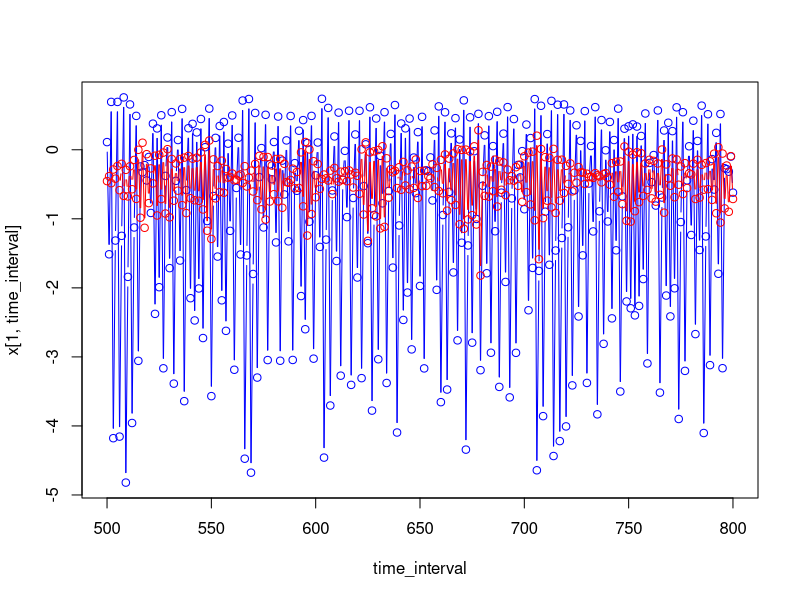

This chart was generated by the following R code:
### FB 24/04/2019 -- Dominant lyapunov exponent code, following Dennis et al. 2001
### [Dennis, B., Desharnais, R. A., Cushing, J. M., Henson, S. M., & Costantino, R. F. (2001). Estimating chaos and complex dynamics in an insect population. Ecological Monographs, 71(2), 277-303.]
### Computes Lyapunov exponents for our stochastic two-species competition model

### In that case, the Jacobian is calculated on the log-scale so the model output should be on the logscale too

rm(list=ls())
graphics.off()

# Parameters
r = c(3,2.1) #max growth rate  
a = matrix(c(-4,-0,-0,-3.1),2,2,byrow=TRUE) #interaction parameters
sigma = 0.1 #Note: we have sigma=0.1 and not sigma^2 which is 0.01

### 1. Simulation of the model for a long time
tmax = 10000
x=matrix(0,nrow=2,ncol=tmax)

x[,1] = c(0,0.1)

for (t in 1:(tmax-1)){
  x[,t+1] = x[,t] + r + a %*% exp(x[,t]) + rnorm(2,0,sigma)# Ricker compet model on the log-scale
  #x[,t+1] = x[,t] + r + a %*% exp(x[,t]) + rnorm(2,0,sqrt(0.1))# More noise
}

# Check time series by plotting a subset
time_interval = 500:800
plot(time_interval,x[1,time_interval],type="b",col="blue")
lines(time_interval,x[2,time_interval],type="b",col="red")
#OK


### 2. Definition of the Jacobian
Jacobian <-function(x,a){
  J = matrix(0,2,2)
  J[1,1] = 1 + a[1,1]*exp(x[1])
  J[1,2] = a[1,2]*exp(x[2])
  J[2,1] = a[2,1]*exp(x[1])
  J[2,2] = 1 + a[2,2]*exp(x[2])
  return(J)
}


### 3. LE computation

#Initializing
s=rep(1,tmax)
J1 = Jacobian(x[,1],a)
s[1]=norm(J1,type="2");
S=J1/s[1];
productStemp=S;

for (t in 2:tmax){
  J = Jacobian(x[,t],a)
  s[t]=norm(J%*%productStemp,type="2");
  S=J/s[t];
  productStemp=S%*%productStemp;
}

LE=(1/tmax)*sum(log(s));

LE

# -0.1950553 (tmax = 10000)
# -0.1896428 (tmax = 10000)
# -0.1927537 (tmax = 10000)

### Note: with more noise we go closer to noise-induced chaos (sensu Ellner and Turchin) without fully reaching it. 
